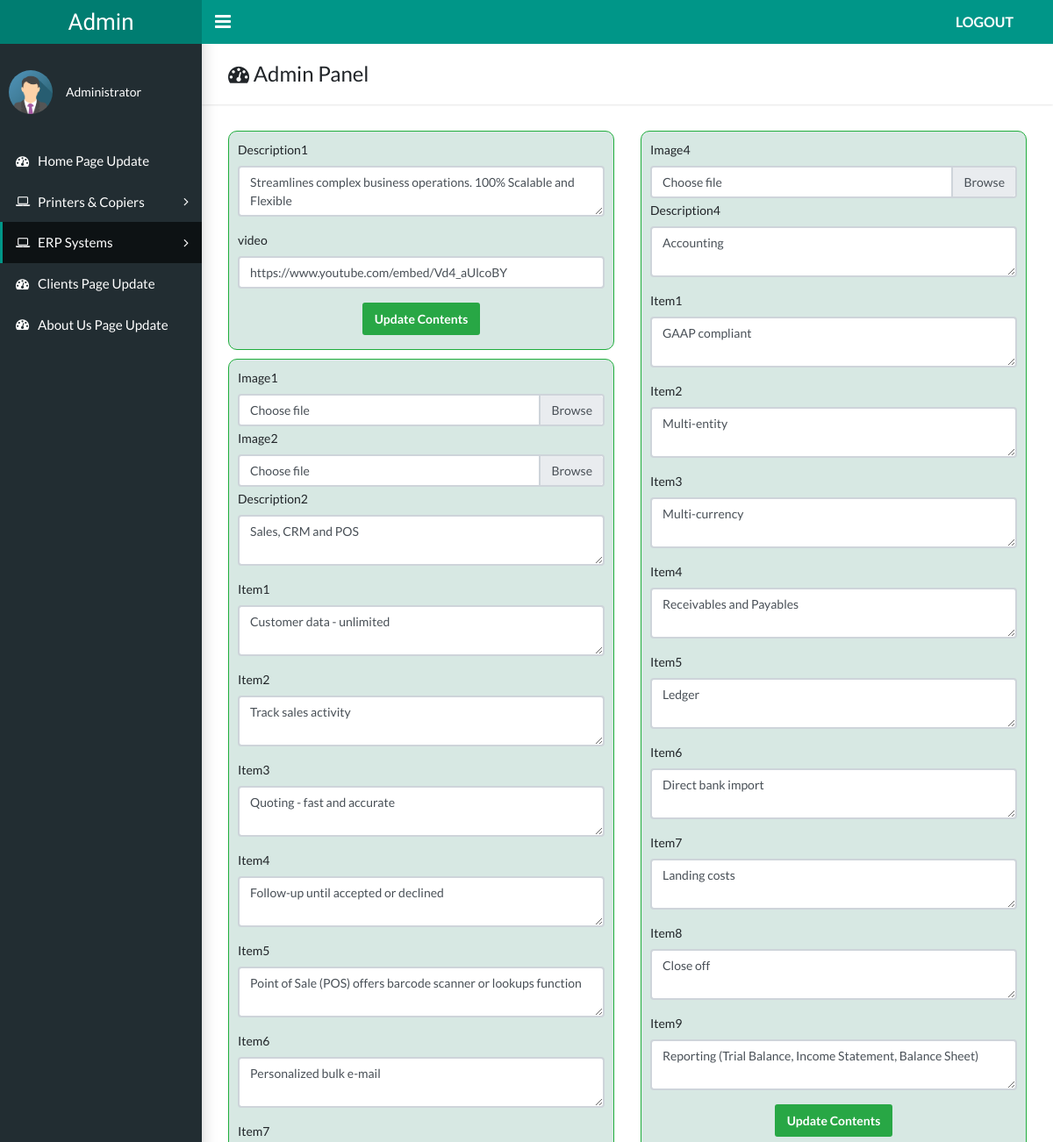
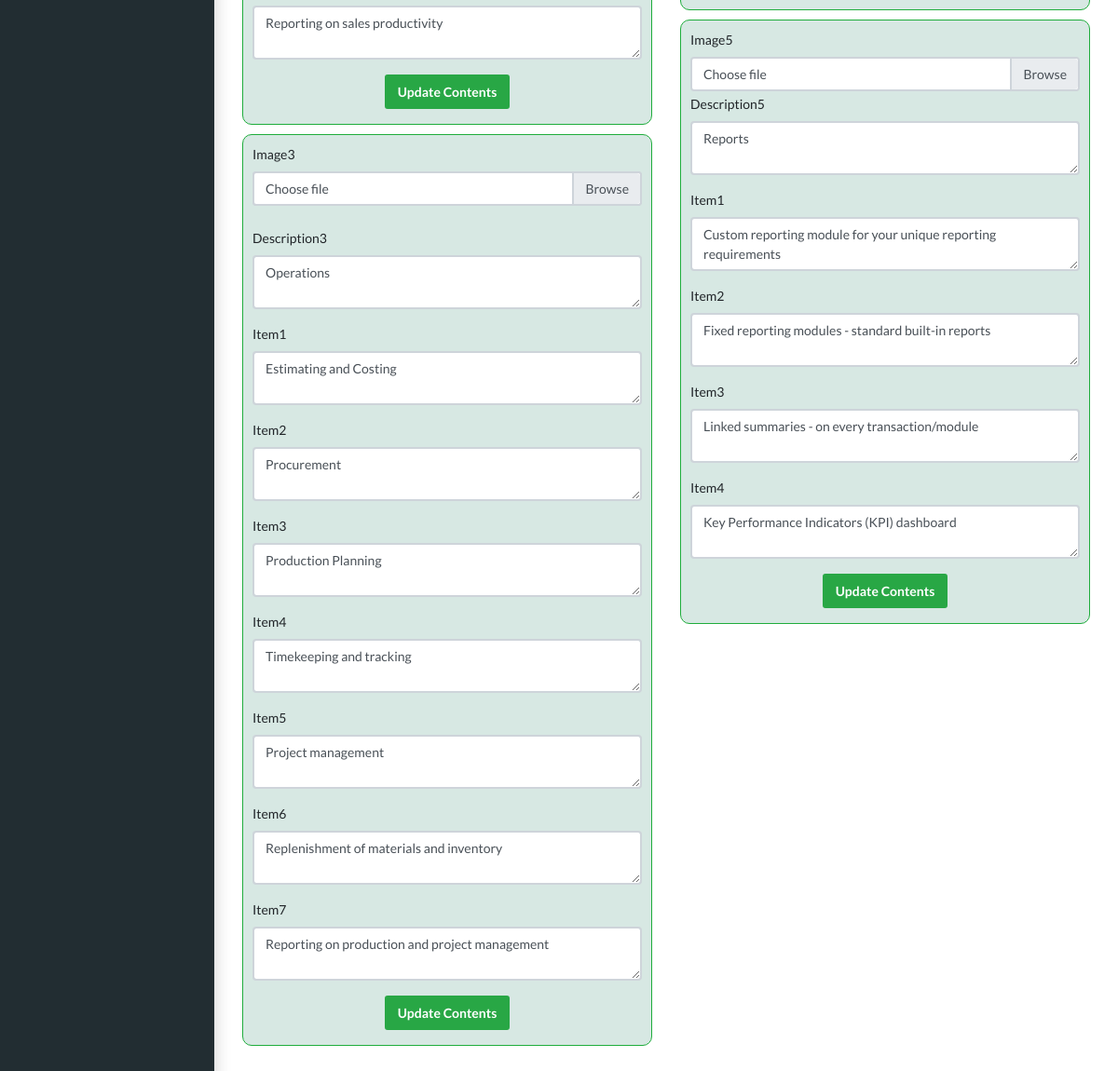
Page /admin/be.php (signed in) on the committed database (2 pictures, top to bottom).
### tables this page shows
CREATE TABLE `be` (
  `id` int(11) NOT NULL,
  `desc1` text,
  `video` text,
  `desc2` text,
  `desc2_1` text,
  `desc2_2` text,
  `desc2_3` text,
  `desc2_4` text,
  `desc2_5` text,
  `desc2_6` text,
  `desc2_7` text,
  `desc3` text,
  `desc3_1` text,
  `desc3_2` text,
  `desc3_3` text,
  `desc3_4` text,
  `desc3_5` text,
  `desc3_6` text,
  `desc3_7` text,
  `desc4` text,
  `desc4_1` text,
  `desc4_2` text,
  `desc4_3` text,
  `desc4_4` text,
  `desc4_5` text,
  `desc4_6` text,
  `desc4_7` text,
  `desc4_8` text,
  `desc4_9` text,
  `desc5` text,
  `desc5_1` text,
  `desc5_2` text,
  `desc5_3` text,
  `desc5_4` text
);

### admin/be.php (the view, shortened to what the rows shown need)
<?php
  require 'config.php';
  if (isset($_SESSION['log_email'])){
?>
<!DOCTYPE html>
<html lang='en'>
  <head>
    <link rel='stylesheet' type='text/css' href='css/main.css'>
    <link rel='stylesheet' type='text/css' href='https://maxcdn.bootstrapcdn.com/font-awesome/4.7.0/css/font-awesome.min.css'>
    <link rel='stylesheet' href='css/jquery.dataTables.css'>
    <link rel='stylesheet' href='css/style.css'>
    <link rel='stylesheet' href='css/sweetalert2.min.css'>
  </head>
  <body class='app sidebar-mini rtl'>
      <?php
                        if (isset($_POST['p1'])) {
                            if( checkToken( $_POST['csrf_token'], 'protectedForm' ) ) {
                              $desc1 = mysqli_real_escape_string($conn,strip_tags(trim($_POST['desc1'])));
                              $video = mysqli_real_escape_string($conn,strip_tags(trim($_POST['video'])));
                              $sql1 = "UPDATE be SET desc1='$desc1' WHERE id=1";
                              $sql2 = "UPDATE be SET video='$video' WHERE id=1";
                              if (($conn->query($sql1) === TRUE) && ($conn->query($sql2) === TRUE)) {
                                echo "<script>
                                  history.go(-1);
                                </script>";
                              } else {
                                  echo "Error updating record: " . $conn->error;
                              }
                            }
                                    }
  else{
      ?>
<?php
  $sql = "SELECT * FROM be ORDER BY id DESC LIMIT 1";
  $result = $conn->query($sql);
      if ($result->num_rows > 0) {
        while($row = $result->fetch_assoc()) {
      echo"
    <main class='app-content'>
      <div class='app-title'>
        <div>
          <h1><i class='fa fa-dashboard'></i> Admin Panel</h1>
        </div>
      </div>
        <div>
            <div class='row'>
              <div class='col-sm-6'>
              <div class='group'>
                <form action='' method='post' enctype='multipart/form-data'>
                    <input type='hidden' name='csrf_token' value='". generateToken('protectedForm') ."'/>
                      <div class='form-group'>
                        <label for='desc1'>Description1</label>
                        <textarea class = 'form-control' name = 'desc1' id = 'desc1'>".$row['desc1']." </textarea>
                      </div>
                      <div class='form-group'>
                        <label for='video'>video</label>
                        <input type='text' class='form-control' id='video' name = 'video' value='". $row['video'] ."' required>
                      </div>
                      <div class='form-group' style = 'text-align:center;'>
                        <button type='submit' class = 'btn btn-success' name = 'p1'> Update Contents </button>
                      </div>
                </form>
              </div>
                  <div class='group'>
                    <form action='' method='post' enctype='multipart/form-data'>
                        <input type='hidden' name='csrf_token' value='". generateToken('protectedForm') ."'/>
                          <div class='form-group custom-file'>
                            <label for='img1'>Image1</label>
                              <div class='custom-file'>
                                <label class='custom-file-label' for='foundation_image1'>Choose file</label>
                              </div>
                          </div>
                          <div class='form-group custom-file'>
                            <label for='img2'>Image2</label>
                              <div class='custom-file'>
                                <label class='custom-file-label' for='foundation_image1'>Choose file</label>
                              </div>
                          </div>
                          <div class='form-group'>
                            <label for='desc2'>Description2</label>
                            <textarea class = 'form-control' name = 'desc2' id = 'desc2'>".$row['desc2']." </textarea>
                          </div>
                          <div class='form-group'>
                            <label for='desc2_1'>Item1</label>
                            <textarea class = 'form-control' name = 'desc2_1' id = 'desc2_1'>".$row['desc2_1']." </textarea>
                          </div>
                          <div class='form-group'>
                            <label for='desc2_2'>Item2</label>
                            <textarea class = 'form-control' name = 'desc2_2' id = 'desc2_2'>".$row['desc2_2']." </textarea>
                          </div>
                          <div class='form-group'>
                            <label for='desc2_3'>Item3</label>
                            <textarea class = 'form-control' name = 'desc2_3' id = 'desc2_3'>".$row['desc2_3']." </textarea>
                          </div>
                          <div class='form-group'>
                            <label for='desc2_4'>Item4</label>
                            <textarea class = 'form-control' name = 'desc2_4' id = 'desc2_4'>".$row['desc2_4']." </textarea>
                          </div>
                          <div class='form-group'>
                            <label for='desc2_5'>Item5</label>
                            <textarea class = 'form-control' name = 'desc2_5' id = 'desc2_5'>".$row['desc2_5']." </textarea>
                          </div>
                          <div class='form-group'>
                            <label for='desc2_6'>Item6</label>
                            <textarea class = 'form-control' name = 'desc2_6' id = 'desc2_6'>".$row['desc2_6']." </textarea>
                          </div>
                          <div class='form-group'>
                            <label for='desc2_7'>Item7</label>
                            <textarea class = 'form-control' name = 'desc2_7' id = 'desc2_7'>".$row['desc2_7']." </textarea>
                          </div>
                          <div class='form-group' style = 'text-align:center;'>
                            <button type='submit' class = 'btn btn-success' name = 'p2'> Update Contents </button>
                          </div>
                    </form>
                  </div>
                  <div class='group'>
                    <form action='' method='post' enctype='multipart/form-data'>
                        <input type='hidden' name='csrf_token' value='". generateToken('protectedForm') ."'/>
                          <div class='form-group custom-file'>
                            <label for='img3'>Image3</label>
                              <div class='custom-file'>
                              <label class='custom-file-label' for='foundation_image1'>Choose file</label>
                                <label class='custom-file-label' for='foundation_image1'>Choose file</label>
                              </div>
                          </div>
                          <div class='form-group'>
                            <label for='desc3'>Description3</label>
                            <textarea class = 'form-control' name = 'desc3' id = 'desc3'>".$row['desc3']." </textarea>
                          </div>
                          <div class='form-group'>
                            <label for='desc3_1'>Item1</label>
                            <textarea class = 'form-control' name = 'desc3_1' id = 'desc3_1'>".$row['desc3_1']." </textarea>
                          </div>
                          <div class='form-group'>
                            <label for='desc3_2'>Item2</label>
                            <textarea class = 'form-control' name = 'desc3_2' id = 'desc3_2'>".$row['desc3_2']." </textarea>
                          </div>
                          <div class='form-group'>
                            <label for='desc3_3'>Item3</label>
                            <textarea class = 'form-control' name = 'desc3_3' id = 'desc3_3'>".$row['desc3_3']." </textarea>
                          </div>
                          <div class='form-group'>
                            <label for='desc3_4'>Item4</label>
                            <textarea class = 'form-control' name = 'desc3_4' id = 'desc3_4'>".$row['desc3_4']." </textarea>
                          </div>
                          <div class='form-group'>
                            <label for='desc3_5'>Item5</label>
                            <textarea class = 'form-control' name = 'desc3_5' id = 'desc3_5'>".$row['desc3_5']." </textarea>
                          </div>
                          <div class='form-group'>
                            <label for='desc3_6'>Item6</label>
                            <textarea class = 'form-control' name = 'desc3_6' id = 'desc3_6'>".$row['desc3_6']." </textarea>
                          </div>
                          <div class='form-group'>
                            <label for='desc3_7'>Item7</label>
                            <textarea class = 'form-control' name = 'desc3_7' id = 'desc3_7'>".$row['desc3_7']." </textarea>
                          </div>
                          <div class='form-group' style = 'text-align:center;'>
                            <button type='submit' class = 'btn btn-success' name = 'p3'> Update Contents </button>
                          </div>
                    </form>
                  </div>
              </div>
              <div class='col-sm-6'>
                  <div class='group'>
                    <form action='' method='post' enctype='multipart/form-data'>
                        <input type='hidden' name='csrf_token' value='". generateToken('protectedForm') ."'/>
                          <div class='form-group custom-file'>
                            <label for='img4'>Image4</label>
                              <div class='custom-file'>
                                <label class='custom-file-label' for='foundation_image1'>Choose file</label>
                              </div>
                          </div>
                          <div class='form-group'>
                            <label for='desc4'>Description4</label>
                            <textarea class = 'form-control' name = 'desc4' id = 'desc4'>".$row['desc4']." </textarea>
                          </div>
                          <div class='form-group'>
                            <label for='desc4_1'>Item1</label>
                            <textarea class = 'form-control' name = 'desc4_1' id = 'desc4_1'>".$row['desc4_1']." </textarea>
                          </div>
                          <div class='form-group'>
                            <label for='desc4_2'>Item2</label>
                            <textarea class = 'form-control' name = 'desc4_2' id = 'desc4_2'>".$row['desc4_2']." </textarea>
                          </div>
                          <div class='form-group'>
                            <label for='desc4_3'>Item3</label>
                            <textarea class = 'form-control' name = 'desc4_3' id = 'desc4_3'>".$row['desc4_3']." </textarea>
                          </div>
                          <div class='form-group'>
                            <label for='desc4_4'>Item4</label>
                            <textarea class = 'form-control' name = 'desc4_4' id = 'desc4_4'>".$row['desc4_4']." </textarea>
                          </div>
                          <div class='form-group'>
                            <label for='desc4_5'>Item5</label>
                            <textarea class = 'form-control' name = 'desc4_5' id = 'desc4_5'>".$row['desc4_5']." </textarea>
                          </div>
                          <div class='form-group'>
                            <label for='desc4_6'>Item6</label>
                            <textarea class = 'form-control' name = 'desc4_6' id = 'desc4_6'>".$row['desc4_6']." </textarea>
                          </div>
                          <div class='form-group'>
                            <label for='desc4_7'>Item7</label>
                            <textarea class = 'form-control' name = 'desc4_7' id = 'desc4_7'>".$row['desc4_7']." </textarea>
                          </div>
                          <div class='form-group'>
                            <label for='desc4_8'>Item8</label>
                            <textarea class = 'form-control' name = 'desc4_8' id = 'desc4_8'>".$row['desc4_8']." </textarea>
                          </div>
                          <div class='form-group'>
                            <label for='desc4_9'>Item9</label>
                            <textarea class = 'form-control' name = 'desc4_9' id = 'desc4_9'>".$row['desc4_9']." </textarea>
                          </div>
                          <div class='form-group' style = 'text-align:center;'>
                            <button type='submit' class = 'btn btn-success' name = 'p4'> Update Contents </button>
                          </div>
                    </form>
                  </div>
                  <div class='group'>
                    <form action='' method='post' enctype='multipart/form-data'>
                        <input type='hidden' name='csrf_token' value='". generateToken('protectedForm') ."'/>
                          <div class='form-group custom-file'>
                            <label for='img5'>Image5</label>
                              <div class='custom-file'>
                                <label class='custom-file-label' for='foundation_image1'>Choose file</label>
                              </div>
                          </div>
                          <div class='form-group'>
                            <label for='desc5'>Description5</label>
                            <textarea class = 'form-control' name = 'desc5' id = 'desc5'>".$row['desc5']." </textarea>
                          </div>
                          <div class='form-group'>
                            <label for='desc5_1'>Item1</label>
                            <textarea class = 'form-control' name = 'desc5_1' id = 'desc5_1'>".$row['desc5_1']." </textarea>
                          </div>
                          <div class='form-group'>
                            <label for='desc5_2'>Item2</label>
                            <textarea class = 'form-control' name = 'desc5_2' id = 'desc5_2'>".$row['desc5_2']." </textarea>
                          </div>
                          <div class='form-group'>
                            <label for='desc5_3'>Item3</label>
                            <textarea class = 'form-control' name = 'desc5_3' id = 'desc5_3'>".$row['desc5_3']." </textarea>
                          </div>
                          <div class='form-group'>
                            <label for='desc5_4'>Item4</label>
                            <textarea class = 'form-control' name = 'desc5_4' id = 'desc5_4'>".$row['desc5_4']." </textarea>
                          </div>
                          <div class='form-group' style = 'text-align:center;'>
                            <button type='submit' class = 'btn btn-success' name = 'p5'> Update Contents </button>
                          </div>
                    </form>
                  </div>
              </div>
          </div>
    </main>
    ";
  }
}
else{
  echo '0 results';
}
}
}
    else {
      echo "<script>
      alert('Invalid Acess!');
      history.go(-1);
      </script>";
    } ?>
  </body>
</html>

### rows in the picture
be: desc1 "Streamlines complex business operations. 100% Scalable and Flexible", video "https://www.youtube.com/embed/Vd4_aUlcoBY", desc2 "Sales, CRM and POS", desc2_1 "Customer data - unlimited", desc2_2 "Track sales activity", desc2_3 "Quoting - fast and accurate", desc2_4 "Follow-up until accepted or declined", desc2_5 "Point of Sale (POS) offers barcode scanner or lookups function", desc2_6 "Personalized bulk e-mail", desc2_7 "Reporting on sales productivity", desc3 "Operations", desc3_1 "Estimating and Costing", desc3_2 "Procurement", desc3_3 "Production Planning", desc3_4 "Timekeeping and tracking", desc3_5 "Project management", desc3_6 "Replenishment of materials and inventory", desc3_7 "Reporting on production and project management", desc4 "Accounting", desc4_1 "GAAP compliant", desc4_2 "Multi-entity", desc4_3 "Multi-currency", desc4_4 "Receivables and Payables", desc4_5 "Ledger", desc4_6 "Direct bank import", desc4_7 "Landing costs", desc4_8 "Close off", desc4_9 "Reporting (Trial Balance, Income Statement, Balance Sheet)", desc5 "Reports", desc5_1 "Custom reporting module for your unique reporting requirements", desc5_2 "Fixed reporting modules - standard built-in reports", desc5_3 "Linked summaries - on every transaction/module", desc5_4 "Key Performance Indicators (KPI) dashboard"
